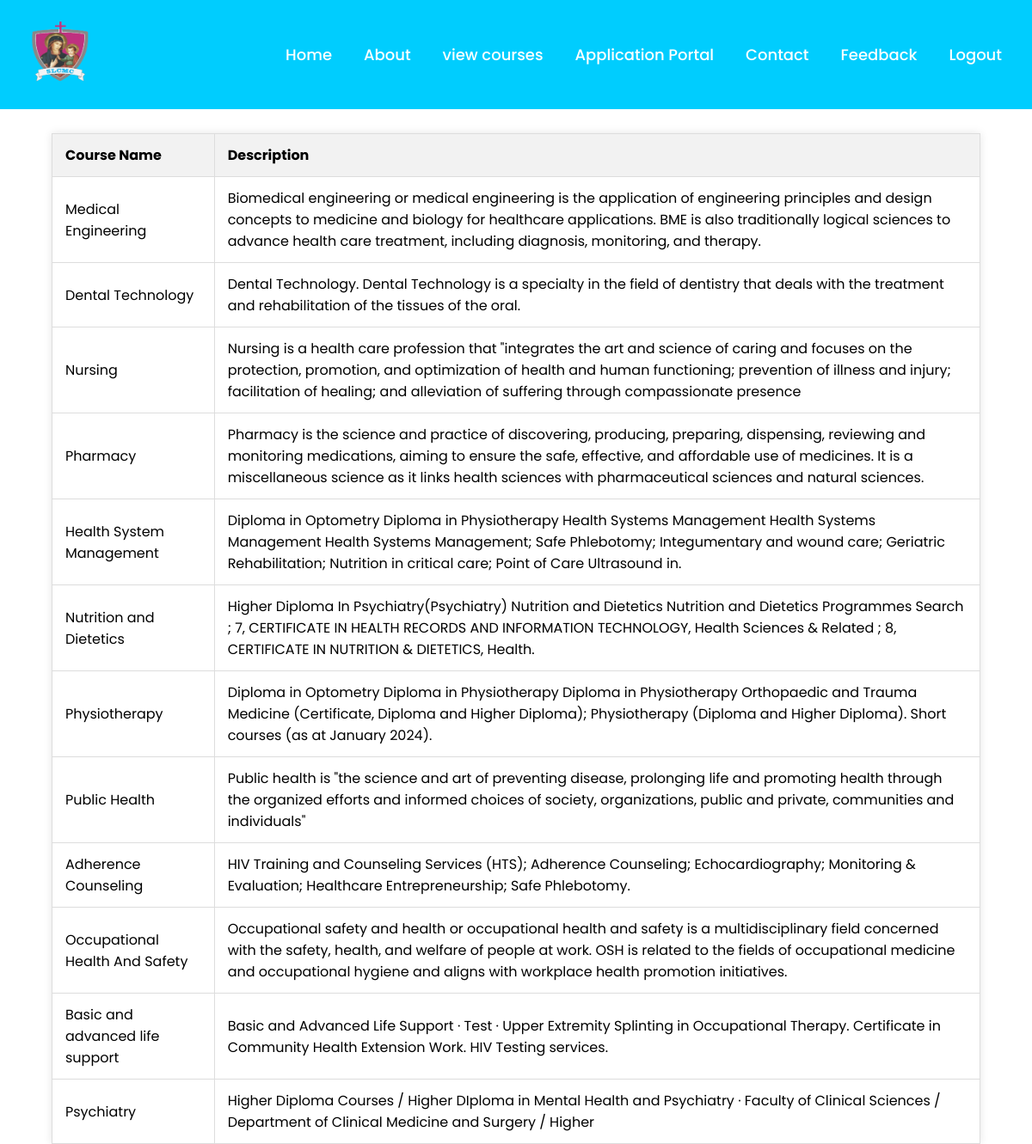
The page /course.php on the database its author committed.
### tables this page shows
CREATE TABLE `courses` (
  `id` int(11) NOT NULL,
  `course_name` varchar(100) NOT NULL,
  `description` text NOT NULL
);

### course.php (the view, shortened to what this page needs)
<?php
include 'db.php';
$sql = "SELECT course_name, description FROM courses";
$result = $conn->query($sql);
?>
<!DOCTYPE html>
<html lang="en" dir="ltr">
  <head>
   </head>
<body>
  <nav>
    <div class="menu">
      <div class="logo">
      <img src="img/logo1.png" width=100 height=100>
      </div>
      <ul>
        <li><a href="home.php">Home</a></li>
        <li><a href="#">About</a></li>
        <li><a href="view-courses.php">view courses</a></li>
        <li><a href="#">Application Portal</a></li>
        <li><a href="#">Contact</a></li>
        <li><a href="#">Feedback</a></li>
        <li><a href="index.php?logout='1'">Logout</a></li>
      </ul>
    </div>
  </nav>
   <p>
    <br>
    <br>
    <br>
    <br>
  </p>
   <h2>Courses available</h2>
    <table>
        <tr>
            <th>Course Name</th>
            <th>Description</th>
        </tr>
        <?php
        if ($result->num_rows > 0) {
            while ($row = $result->fetch_assoc()) {
                echo "<tr>";
                echo "<td>" . $row["course_name"] . "</td>";
                echo "<td>" . $row["description"] . "</td>";
                echo "</tr>";
            }
        } else {
            echo "<tr><td colspan='2'>No courses available</td></tr>";
        }
        ?>
    </table>
</body>
</html>

### course.php (style rules this page uses)
* { margin: 0; padding: 0; box-sizing: border-box; font-family: 'Poppins',sans-serif; }
body { height: 100vh; width: 100%; background: #ffffff; }
nav { top: 0; left: 0; position: fixed; background: #00cdfe; width: 100%; padding: 10px 0; z-index: 12; }
nav .menu { max-width: 1250px; margin: auto; display: flex; align-items: center; justify-content: space-between; padding: 0 20px; }
.menu ul { display: inline-flex; }
.menu ul li { list-style: none; margin-left: 7px; }
.menu ul li:first-child { margin-left: 0px; }
.menu ul li a { text-decoration: none; color: #fff; font-size: 18px; font-weight: 500; padding: 8px 15px; border-radius: 5px; transition: all 0.3s ease; }
h2 { text-align: center; margin-bottom: 20px; }
table { width: 90%; //max-width: 800px; margin: 20px auto; border-collapse: collapse; background-color: white; box-shadow: 0px 0px 10px rgba(0, 0, 0, 0.1); }
th, td { padding: 12px 15px; border: 1px solid #ddd; text-align: left; }
th { background-color: #f2f2f2; }

### rows shown on the page
courses: course_name "Medical Engineering", description "Biomedical engineering or medical engineering is the application of engineering principles and design concepts to medicine and biology for healthcare applications. BME is also traditionally logical sciences to advance health care treatment, including diagnosis, monitoring, and therapy."
courses: course_name "Dental Technology", description "Dental Technology. Dental Technology is a specialty in the field of dentistry that deals with the treatment and rehabilitation of the tissues of the oral."
courses: course_name "Nursing", description "Nursing is a health care profession that \"integrates the art and science of caring and focuses on the protection, promotion, and optimization of health and human functioning; prevention of illness and injury; facilitation of healing; and alleviation of suffering through compassionate presence"
courses: course_name "Pharmacy", description "Pharmacy is the science and practice of discovering, producing, preparing, dispensing, reviewing and monitoring medications, aiming to ensure the safe, effective, and affordable use of medicines. It is a miscellaneous science as it links health sciences with pharmaceutical sciences and natural sciences."
courses: course_name "Health System Management", description "Diploma in Optometry Diploma in Physiotherapy Health Systems Management Health Systems Management Health Systems Management; Safe Phlebotomy; Integumentary and wound care; Geriatric Rehabilitation; Nutrition in critical care; Point of Care Ultrasound in."
courses: course_name "Nutrition and Dietetics", description "Higher Diploma In Psychiatry(Psychiatry) Nutrition and Dietetics Nutrition and Dietetics Programmes Search ; 7, CERTIFICATE IN HEALTH RECORDS AND INFORMATION TECHNOLOGY, Health Sciences & Related ; 8, CERTIFICATE IN NUTRITION & DIETETICS, Health."
courses: course_name "Physiotherapy", description "Diploma in Optometry Diploma in Physiotherapy Diploma in Physiotherapy Orthopaedic and Trauma Medicine (Certificate, Diploma and Higher Diploma); Physiotherapy (Diploma and Higher Diploma). Short courses (as at January 2024)."
courses: course_name "Public Health", description "Public health is \"the science and art of preventing disease, prolonging life and promoting health through the organized efforts and informed choices of society, organizations, public and private, communities and individuals\""
courses: course_name "Adherence Counseling", description "HIV Training and Counseling Services (HTS); Adherence Counseling; Echocardiography; Monitoring & Evaluation; Healthcare Entrepreneurship; Safe Phlebotomy."
courses: course_name "Occupational Health And Safety", description "Occupational safety and health or occupational health and safety is a multidisciplinary field concerned with the safety, health, and welfare of people at work. OSH is related to the fields of occupational medicine and occupational hygiene and aligns with workplace health promotion initiatives."
courses: course_name "Basic and advanced life support", description "Basic and Advanced Life Support · Test · Upper Extremity Splinting in Occupational Therapy. Certificate in Community Health Extension Work. HIV Testing services."
courses: course_name "Psychiatry", description "Higher Diploma Courses / Higher DIploma in Mental Health and Psychiatry · Faculty of Clinical Sciences / Department of Clinical Medicine and Surgery / Higher"
